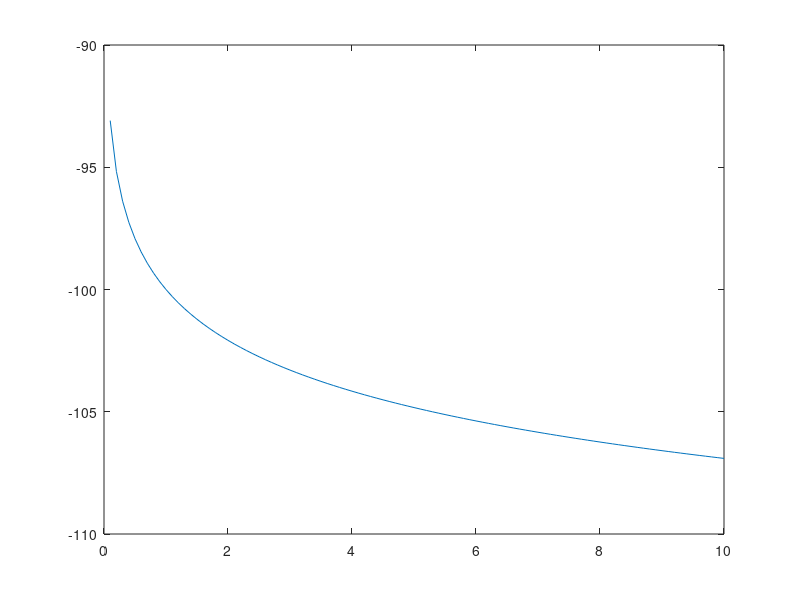

This chart was generated by the following MATLAB code: (Note: this script raises an error after producing the figure.)
%Gabriel Dimas

[x,y] = meshgrid(-10:1:10, -10:1:10);


m=y.*(3-(x.*y));
L = sqrt(1+m.^2);
x1 = [0:0.1:10];
y1 = -1.*(3*log(x1)+100);
y3 = -1.*(3*log(x1)+1);



quiver(x,y,1./L,m./L)
plot(x1, y1)
plot(x1, y2)
plot(x1, y3)

